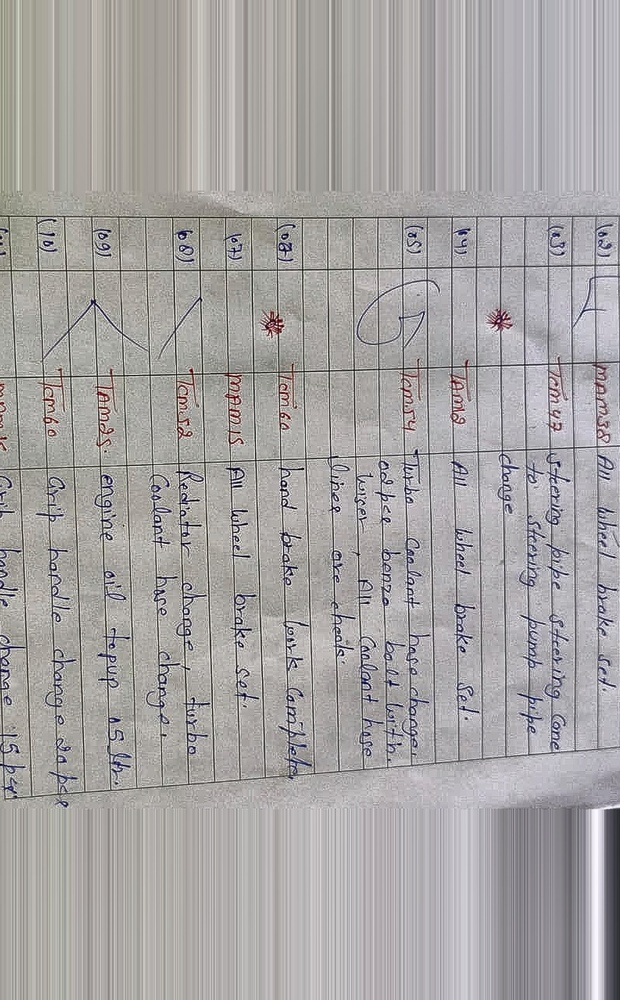
#> input picture optera-doc-ai/backend/debug_prep.jpg, 620 x 1000 px, shrunk from 1240 x 2000 before the run
$ python -i table_detector.py   (imports and definitions only)
#> lines starting #> are read from the running program, lines starting #| are printed output that depends on the picture; after the words box and inside, x2 and y2 are one past the last pixel; in counts of white or black regions, pixels touching at a corner belong together
import cv2
import numpy as np
import logging

logger = logging.getLogger(__name__)

def extract_rows(image_path: str) -> list:
    """
    Detects horizontal lines in an image and crops the image row by row.
    Returns a list of numpy arrays (cropped row images).
    """
#> called with image_path = '../debug_prep.jpg'
    img = cv2.imread(image_path)
#> img is the input picture: shape (1000, 620, 3); mean B, G, R 164.3, 164.5, 167.3
    if img is None:
        return []

    gray = cv2.cvtColor(img, cv2.COLOR_BGR2GRAY)

    # Adaptive threshold to isolate lines
    thresh = cv2.adaptiveThreshold(gray, 255, cv2.ADAPTIVE_THRESH_MEAN_C,
                                   cv2.THRESH_BINARY_INV, 21, 10)
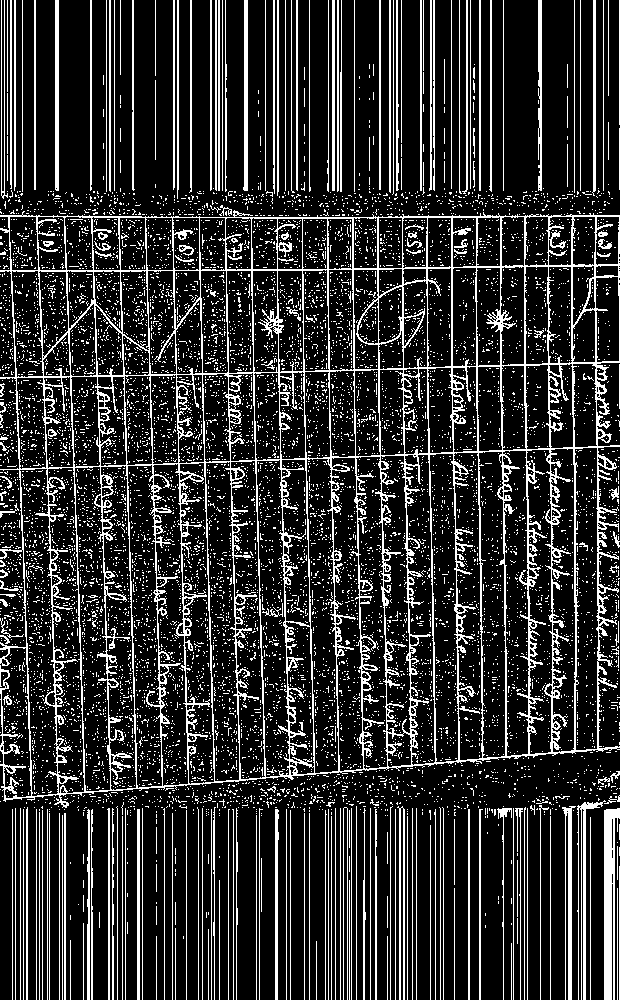
#> thresh: shape (1000, 620); 18.6% white in thin lines or dots

    # Morphological operations to extract horizontal lines
    # A kernel size of width/30 means the line must span at least 1/30th of the page width
    h, w = img.shape[:2]
#> h = 1000; w = 620
    horizontal_kernel_size = w // 20
#> horizontal_kernel_size = 31
    horizontal_kernel = cv2.getStructuringElement(cv2.MORPH_RECT, (horizontal_kernel_size, 1))

    detected_lines = cv2.morphologyEx(thresh, cv2.MORPH_OPEN, horizontal_kernel, iterations=2)
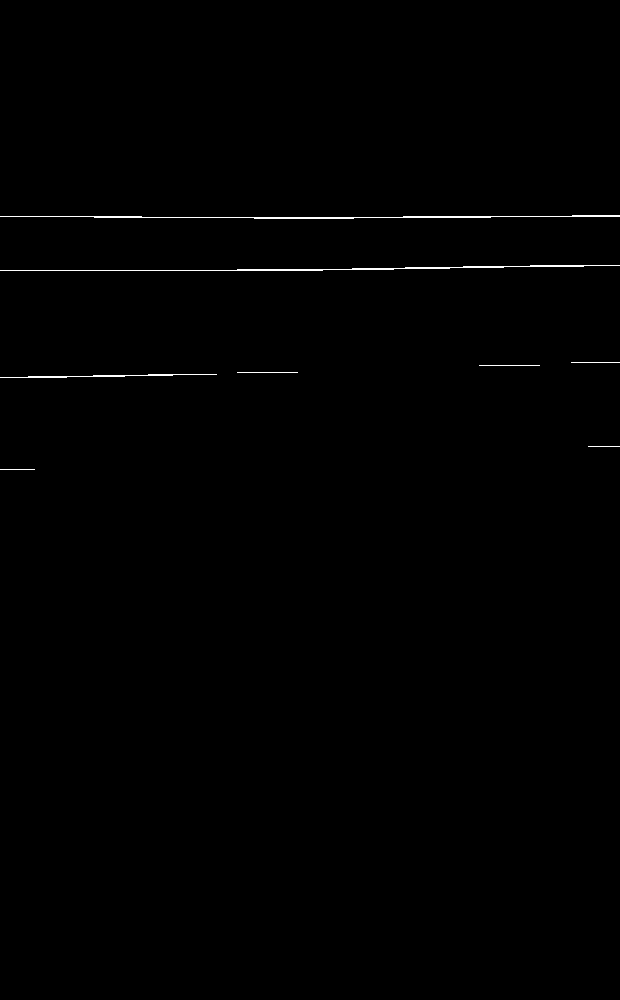
#> detected_lines: shape (1000, 620); 0.38% white in thin lines or dots, all inside (x1, y1, x2, y2) = (0, 215, 620, 470)

    # Find contours of the lines
    contours, _ = cv2.findContours(detected_lines, cv2.RETR_EXTERNAL, cv2.CHAIN_APPROX_SIMPLE)
#> contours = 8 contours, 5 with area under 20; largest, box (x1, y1, x2, y2) and area: (0, 215, 620, 219) 284, (0, 265, 620, 271) 268, (0, 374, 217, 378) 96

    # Get the Y-coordinate of each line
    y_coords = []
    for c in contours:
        x, y, cw, ch = cv2.boundingRect(c)
        if cw > w // 10:  # Ignore very short artifact lines
            y_coords.append(y + ch // 2)
#> this loop made 8 passes
#> (c, x, y, cw, ch) on passes 1, 2, 4, 5, 6: ([[0, 469], [34, 469]], 0, 469, 35, 1), ([[588, 446], [619, 446]], 588, 446, 32, 1), ([[237, 372], [297, 372]], 237, 372, 61, 1), ([[479, 365], [539, 365]], 479, 365, 61, 1), ([[571, 362], [619, 362]], 571, 362, 49, 1)
#> (x, y, cw, ch) on passes 3, 7, 8: (0, 374, 217, 4), (0, 265, 620, 6), (0, 215, 620, 4)
#> after the loop, y_coords = [376, 268, 217]

    # Remove duplicates/close lines
    y_coords.sort()
    merged_y = []
    for y in y_coords:
        if not merged_y or abs(y - merged_y[-1]) > h // 50:
            merged_y.append(y)
#> this loop made 3 passes
#> y on passes 1 to 3: 217, 268, 376
#> after the loop, merged_y = [217, 268, 376]

    if len(merged_y) < 2:
        logger.info(f"[{image_path}] No table rows detected. Using full image.")
        return [img]

    # Crop between lines
    rows = []
    # Crop from top of image to first line
    if merged_y[0] > h // 20:
        rows.append(img[0:merged_y[0], :])

    for i in range(len(merged_y) - 1):
        y1 = merged_y[i]
        y2 = merged_y[i+1]
        if y2 - y1 > h // 100:  # ignore extremely thin rows
            rows.append(img[y1:y2, :])
#> this loop made 2 passes
#> (y1, y2) on passes 1 to 2: (217, 268), (268, 376)
#> after the loop, rows = 3 items

    # Crop from last line to bottom of image
    if merged_y[-1] < h - (h // 20):
        rows.append(img[merged_y[-1]:h, :])

    logger.info(f"[{image_path}] Detected {len(rows)} table rows.")
    return rows

>>> result = extract_rows('../debug_prep.jpg')
#> result = 4 items
